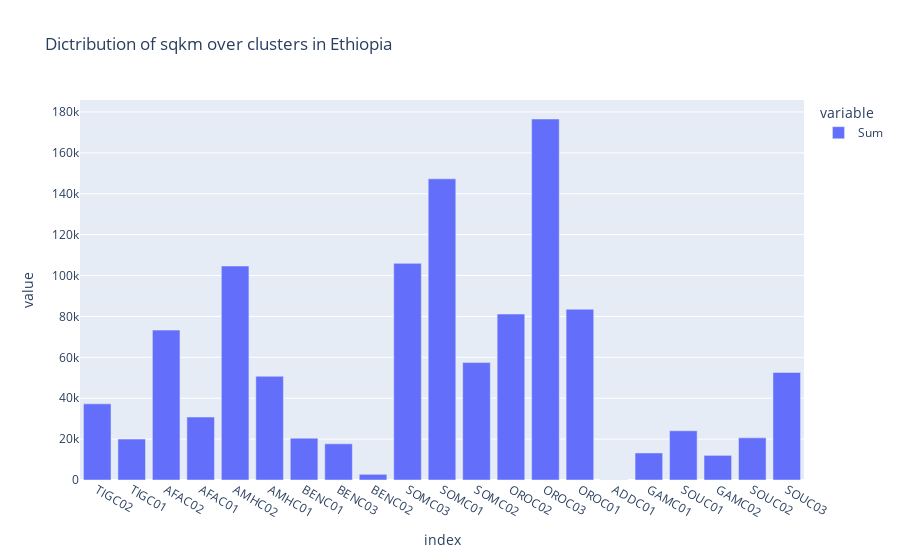

Notebook code for this chart:
### Code cell
# Create a dictionary that includes the name of the clusters and a selected parameter
clust_dict = dict.fromkeys(clust_names, 1)

# Update the values based on parameter
parameter = "sqkm"                        # This is the column you want to include in the graph

for key, value in clust_dict.items():
    clust_dict[key] = round(clusters.get_group(key)[parameter].sum(),2)   # Note that this calculates the sum, change if needed

fig_Cluster = px.bar(pd.DataFrame.from_dict(clust_dict, orient='index', columns=['Sum']), title="Dictribution of {} over clusters in Ethiopia".format(parameter))
fig_Cluster.show()

### Figure 1 — Plotly figure (JSON) as saved in the notebook; plotly's stock layout.template omitted (floating-point values rounded to 4 significant figures)
{"data": [{"alignmentgroup": "True", "hovertemplate": "variable=Sum<br>index=%{x}<br>value=%{y}<extra></extra>", "legendgroup": "Sum", "marker": {"color": "#636efa"}, "name": "Sum", "offsetgroup": "Sum", "orientation": "v", "showlegend": true, "textposition": "auto", "type": "bar", "x": ["TIGC02", "TIGC01", "AFAC02", "AFAC01", "AMHC02", "AMHC01", "BENC01", "BENC03", "BENC02", "SOMC03", "SOMC01", "SOMC02", "OROC02", "OROC03", "OROC01", "ADDC01", "GAMC01", "SOUC01", "GAMC02", "SOUC02", "SOUC03"], "xaxis": "x", "y": [37230.0, 20000.0, 73310.0, 30780.0, 104700.0, 50720.0, 20480.0, 17690.0, 2790.0, 106000.0, 147300.0, 57430.0, 81150.0, 176600.0, 83520.0, 84.53, 13220.0, 24090.0, 12040.0, 20630.0, 52580.0], "yaxis": "y"}], "layout": {"barmode": "relative", "legend": {"title": {"text": "variable"}, "tracegroupgap": 0}, "title": {"text": "Dictribution of sqkm over clusters in Ethiopia"}, "xaxis": {"anchor": "y", "domain": [0, 1], "title": {"text": "index"}}, "yaxis": {"anchor": "x", "domain": [0, 1], "title": {"text": "value"}}}}
